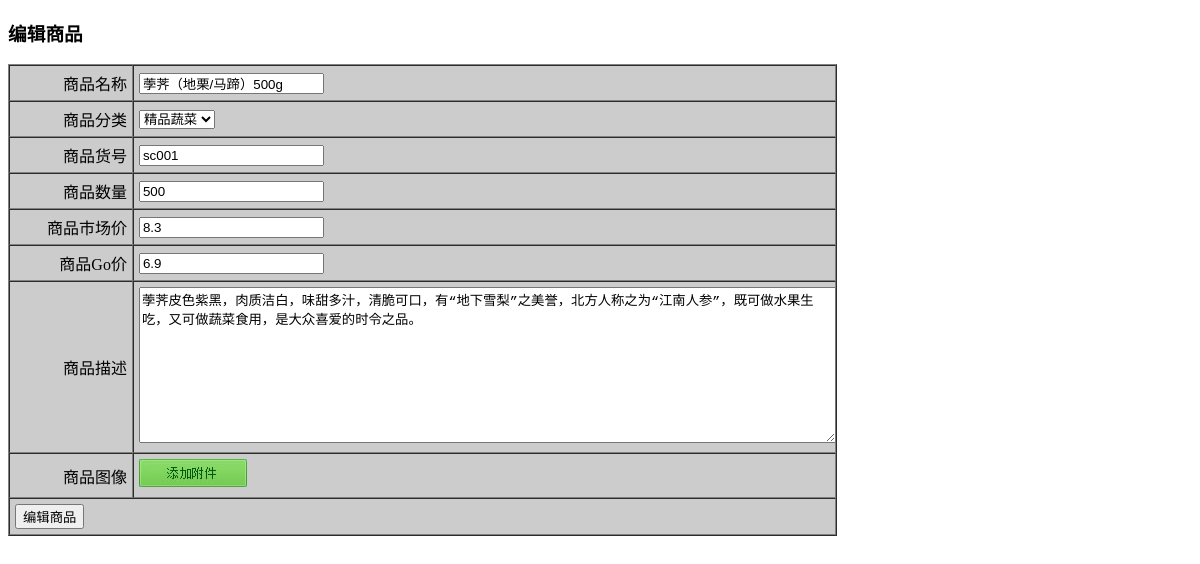
/GoShoppingWebsite/admin/editPro.php?id=1 (signed in), run on the app's committed database.
### tables this page shows
CREATE TABLE `go_product` (
  `id` int(11) NOT NULL AUTO_INCREMENT,
  `pName` varchar(30) NOT NULL,
  `cId` int(11) NOT NULL,
  `pIndex` varchar(30) NOT NULL,
  `pNum` int(11) NOT NULL,
  `mPrice` double NOT NULL,
  `iPrice` double NOT NULL,
  `pDescription` longtext NOT NULL,
  `pImg` varchar(255) NOT NULL,
  `pTime` int(11) NOT NULL,
  `isShow` int(11) NOT NULL DEFAULT '1',
  `isHot` int(11) NOT NULL DEFAULT '0',
  PRIMARY KEY (`id`),
  UNIQUE KEY `id_UNIQUE` (`id`)
);

CREATE TABLE `go_cate` (
  `id` int(11) NOT NULL AUTO_INCREMENT,
  `name` varchar(30) NOT NULL,
  PRIMARY KEY (`id`),
  UNIQUE KEY `id_UNIQUE` (`id`)
);

### GoShoppingWebsite/core/pro.inc.php (called while the page is built, shortened)
<?php
function getProById($link,$id){
		$sql="select p.id,p.pName,p.pIndex,p.pNum,p.mPrice,p.iPrice,p.pDescription,p.pTime,p.isShow,p.isHot,c.name,p.cId from go_product as p join go_cate c on p.cId=c.id where p.id={$id}";
		$row=fetchOne($link,$sql);
		return $row;
}

### GoShoppingWebsite/lib/mysql.func.php (called while the page is built, shortened)
<?php
function fetchOne($link,$sql,$result_type=MYSQLI_ASSOC){
    $result = mysqli_query($link,$sql);
    $rows = mysqli_fetch_array($result,$result_type);
    return $rows;
}
function fetchAll($link,$sql,$result_type=MYSQLI_ASSOC){
    $rows = array();
    $result = mysqli_query($link,$sql);
    while($row=mysqli_fetch_array($result,$result_type)){
        $rows[]=$row;
    }
    return $rows;
}

### GoShoppingWebsite/core/cate.inc.php (called while the page is built, shortened)
<?php
function getAllCate($link){
    $sql="select id,name from go_cate";
    $rows=fetchAll($link,$sql);
    return $rows;
}

### GoShoppingWebsite/admin/editPro.php (the view, shortened to what this page needs)
<?php
$link = connect();
$rows=getAllCate($link);
$id=$_REQUEST['id'];
$proInfo=getProById($link,$id);
?>
<!doctype html>
<html>
<head>
<link href="styles/global.css"  rel="stylesheet"  type="text/css" media="all" />
</head>
<body>
<h3>编辑商品</h3>
<form action="doAdminAction.php?" method="post" enctype="multipart/form-data">
<table width="70%"  border="1" cellpadding="5" cellspacing="0" bgcolor="#cccccc">
	<tr>
		<td align="right">商品名称</td>
		<td><input type="text" name="pName"  value="<?php echo $proInfo['pName'];?>"/></td>
	</tr>
	<tr>
		<td align="right">商品分类</td>
		<td>
		<select name="cId">
			<?php foreach($rows as $row):?>
				<option value="<?php echo $row['id'];?>" <?php echo $row['id']==$proInfo['cId']?"selected='selected'":null;?>><?php echo $row['name'];?></option>
			<?php endforeach;?>
		</select>
		</td>
	</tr>
	<tr>
		<td align="right">商品货号</td>
		<td><input type="text" name="pIndex"  value="<?php echo $proInfo['pIndex'];?>"/></td>
	</tr>
	<tr>
		<td align="right">商品数量</td>
		<td><input type="text" name="pNum"  value="<?php echo $proInfo['pNum'];?>"/></td>
	</tr>
	<tr>
		<td align="right">商品市场价</td>
		<td><input type="text" name="mPrice"  value="<?php echo $proInfo['mPrice'];?>"/></td>
	</tr>
	<tr>
		<td align="right">商品Go价</td>
		<td><input type="text" name="iPrice"  value="<?php echo $proInfo['iPrice'];?>"/></td>
	</tr>
	<tr>
		<td align="right">商品描述</td>
		<td>
			<textarea name="pDescription" id="editor_id" style="width:100%;height:150px;"><?php echo $proInfo['pDescription'];?></textarea>
		</td>
	</tr>
	<tr>
		<td align="right">商品图像</td>
		<td>
			<a href="javascript:void(0)" id="selectFileBtn">添加图片</a>
			<div id="attachList" class="clear"></div>
		</td>
	</tr>
	<tr>
		<td colspan="2"><input type="submit"  value="编辑商品"/></td>
	</tr>
</table>
</form>
</body>
</html>

### GoShoppingWebsite/admin/styles/global.css (style rules this page uses)
a { color:#00549D; text-decoration:none; }
.clear:after { content:"."; display:block; height:0; visibility:hidden; clear:both; }
.clear { zoom:1; clear:both; }
#selectFileBtn { width:108px; height:28px; float:left; overflow:hidden; text-indent:-9999px; background:url(../images/attach.jpg); }
#attachList { width:510px; padding-top:5px; }

### data on the page
go_product: pName "荸荠（地栗/马蹄）500g", cId "精品蔬菜", pIndex "sc001", pNum "500", mPrice "8.3", iPrice "6.9", pDescription "荸荠皮色紫黑，肉质洁白，味甜多汁，清脆可口，有“地下雪梨”之美誉，北方人称之为“江南人参”，既可做水果生吃，又可做蔬菜食用，是大众喜爱的时令之品。"
